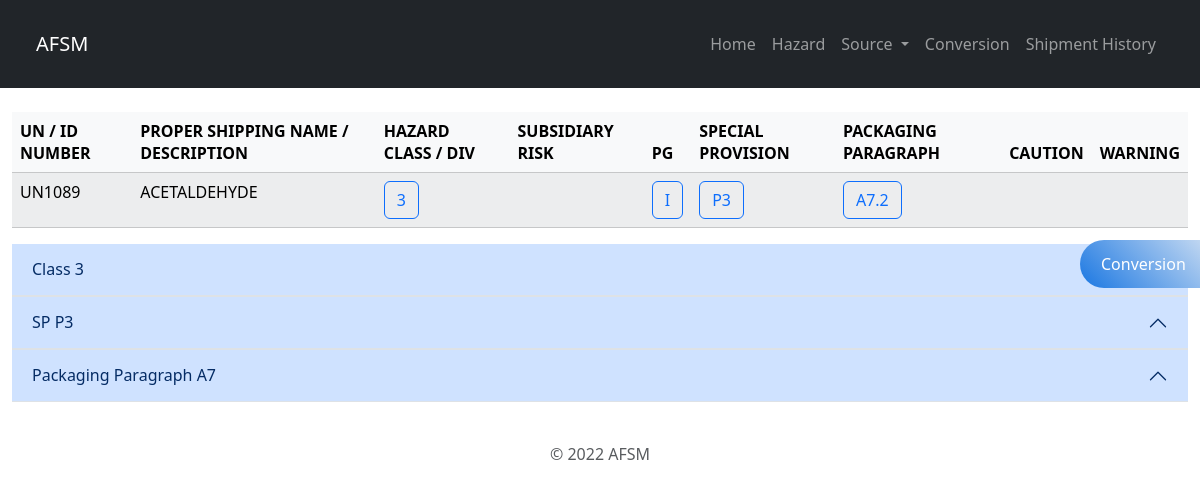
Screenshot of /products/273/ with the database file from the repository.
### search/models.py (models this page shows, shortened)
class Product(models.Model):
    un = models.CharField(max_length=200)
    psn = models.CharField(max_length=200)
    hazard = models.CharField(max_length=200)
    subrisk = models.CharField(max_length=200)
    pg = models.CharField(max_length=200)
    sp = models.CharField(max_length=200)
    paragraph = models.CharField(max_length=200)
    def sub_as_list(self):
        if len(self.subrisk) == 0:
            return False
        return self.subrisk.split(',')
    def pg_as_list(self):
        if len(self.pg) == 0:
            return False
        return self.pg.split(',')
    def sp_as_list(self):
        if len(self.sp) == 0:
            return False
        return self.sp.split(',')

class HazClass(models.Model):
    code = models.CharField(max_length=200)
    desc = models.TextField()

class SpCode(models.Model):
    code = models.CharField(max_length=200)
    desc = models.TextField()

### search/views.py (the view)
# urls.py: path('products/<int:pid>/', views.detail, name='detail'),
def detail(request, pid):
    product = Product.objects.get(id=pid)
    hazcode = product.hazard
    haz_class = ""
    if hazcode != "":
        hazcode = re.sub(r'[^0-9.]', '', hazcode)
        haz_class = HazClass.objects.get(code=hazcode)
    subcodes = product.sub_as_list()
    sub_list = []
    if subcodes:
        for subcode in subcodes:
            subcode = re.sub(r'[^0-9.]', '', subcode)
            sub = HazClass.objects.get(code=subcode)
            sub_list.append(sub)
    spcodes = product.sp_as_list()
    sp_list = []
    if spcodes:
        for spcode in spcodes:
            code = SpCode.objects.get(code=spcode.strip())
            sp_list.append(code)
    ppcode = product.paragraph
    pp = ppcode
    if ppcode != "" and ppcode != "FORBIDDEN":
        pp = ""
        for c in ppcode:
            if c != '.':
                pp += c
            else:
                break
    context = {'product':product, 'haz_class':haz_class, 'sub_list':sub_list, 'sp_list':sp_list, 'pp':pp}
    return render(request, 'search/detail.html', context)

### search/templates/search/detail.html (shortened to what this page needs)
{% load bootstrap5 %}
{% bootstrap_css %}
{% load static %}
<!DOCTYPE html>
<html>
<head>
    <link rel="stylesheet" href="{% static 'search/style.css' %}">
</head>
<body>
    <nav class="navbar navbar-expand-lg navbar-dark bg-dark p-4">
        <div class="container-fluid">
            <a class="navbar-brand" href="{% url 'index' %}">AFSM</a>
            <div class="collapse navbar-collapse" id="navbarNavAltMarkup">
                <div class="navbar-nav ms-auto">
                    <a class="nav-link" aria-current="page" href="{% url 'index' %}">Home</a>
                    <a class="nav-link"  href="{% url 'hazard' %}">Hazard</a>
                    <div class="collapse navbar-collapse" id="navbarNavDarkDropdown">
                        <ul class="navbar-nav">
                          <li class="nav-item dropdown">
                            <a class="nav-link dropdown-toggle" href="#" id="navbarDarkDropdownMenuLink" role="button" data-bs-toggle="dropdown" aria-expanded="false">
                              Source
                            </a>
                          </li>
                        </ul>
                      </div>
                    <a class="nav-link" href="{% url 'conversion' %}">Conversion</a>
                    <a class="nav-link" href="{% url 'shipmentHistory' %}">Shipment History</a>
                </div>
            </div>
        </div>
    </nav>
    <div class="fixed">
        <a href="" class="button" type="button" data-bs-toggle="modal" data-bs-target="#unitModal">
            <div class="buttonDiv bg-b-blue">
                Conversion
            </div>
        </a>
    </div>
    <div class="container-fluid mt-4 table-responsive">
        <table class="table table-light table-striped">
            <thead>
                <tr>
                    <th>UN / ID NUMBER</th>
                    <th>PROPER SHIPPING NAME / DESCRIPTION </th>
                    <th>HAZARD CLASS / DIV</th>
                    <th>SUBSIDIARY RISK</th>
                    <th>PG</th>
                    <th>SPECIAL PROVISION</th>
                    <th>PACKAGING PARAGRAPH</th>
                    <th>CAUTION</th>
                    <th>WARNING</th>
                </tr>
            </thead>
            <tbody id="pnTable">
                <tr>
                    <td> {{ product.un }} </td>
                    <td> {{ product.psn }} </td>
                    <td>
                        {% if product.hazard %}
                        <button class="btn btn-outline-primary" data-bs-toggle="collapse"
                            data-bs-target="#haz" aria-expanded="true"
                            aria-controls="haz">
                            {{ product.hazard }}
                        </button>
                        {% endif %}
                    </td>
                    <td>
                    </td>
                    <td>
                        {% if product.pg_as_list %}
                        {% for pg in product.pg_as_list %}
                        <button class="btn btn-outline-primary">
                            {{ pg }}
                        </button>
                        {% endfor %}
                        {% endif %}
                    </td>
                    <td>
                        {% if product.sp_as_list %}
                        {% for sp in product.sp_as_list %}
                        <button class="btn btn-outline-primary" data-bs-toggle="collapse"
                            data-bs-target="#sp{{ forloop.counter }}" aria-expanded="true"
                            aria-controls="sp{{ forloop.counter }}">
                            {{ sp }}
                        </button>
                        {% endfor %}
                        {% endif %}
                    </td>
                    <td>
                        {% if product.paragraph %}
                        <button class="btn btn-outline-primary" type="button" data-bs-toggle="collapse"
                            data-bs-target="#pp" aria-controls="pp">
                            {{ product.paragraph }}
                        </button>
                        {% endif %}
                    </td>
                    <td></td>
                    <td></td>
                </tr>
            </tbody>
        </table>
        <div class="accordion accordion-flush" id="accordionExample">
            {% if haz_class %}
            <div class="accordion-item">
                <h2 class="accordion-header">
                    <button class="accordion-button" type="button" data-bs-toggle="collapse"
                        data-bs-target="#haz" aria-controls="haz">
                        Class {{ haz_class.code }}
                    </button>
                </h2>
            </div>
            {% endif %}
            {% for sp in sp_list %}
            <div class="accordion-item">
                <h2 class="accordion-header">
                    <button class="accordion-button" type="button" data-bs-toggle="collapse"
                        data-bs-target="#sp{{ forloop.counter }}" aria-controls="sp{{ forloop.counter }}">
                        SP {{ sp.code }}
                    </button>
                </h2>
            </div>
            {% endfor %}
            {% if pp != "" %}
            <div class="accordion-item">
                <h2 class="accordion-header">
                    <button class="accordion-button" type="button" data-bs-toggle="collapse" data-bs-target="#pp"
                        aria-controls="pp">
                        Packaging Paragraph {{ pp }}
                    </button>
                </h2>
            </div>
            {% endif %}
        </div>
        <footer class="py-3 my-4">
            <p class="text-center text-muted">© 2022 AFSM</p>
        </footer>
    </div>
</body>
</html>

### search/static/search/style.css (style rules this page uses)
* { margin: 0; padding: 0; box-sizing: border-box; }
body { background-image: url('https://upload.wikimedia.org/wikipedia/commons/3/36/C17_aircraft_alt.jpg'); background-repeat: no-repeat; background-attachment: fixed; background-size: cover; }
.fixed { position: fixed; top: 30%; right: 0; width: 120px; z-index: 999; }
.button { display: block; border: 0; line-height: 3; margin-bottom: 0.3em; outline: none; text-decoration: none; color: #fff; width: 120px; font-size: 16px; border-radius: 20px 0 0 20px; }
.buttonDiv { padding: 0 21px; border-radius: 30px 0 0 30px; }
.bg-b-blue { background: linear-gradient(45deg, #1a77e2, #bfd6f1); }

### rows the page displays
Product: un "UN1089", psn "ACETALDEHYDE", hazard "3", sp_as_list "P3", paragraph "A7.2"
HazClass: code "3"
SpCode: code "P3"

### other values shown
{{ pg }} "I"
{{ pp }} "A7"
